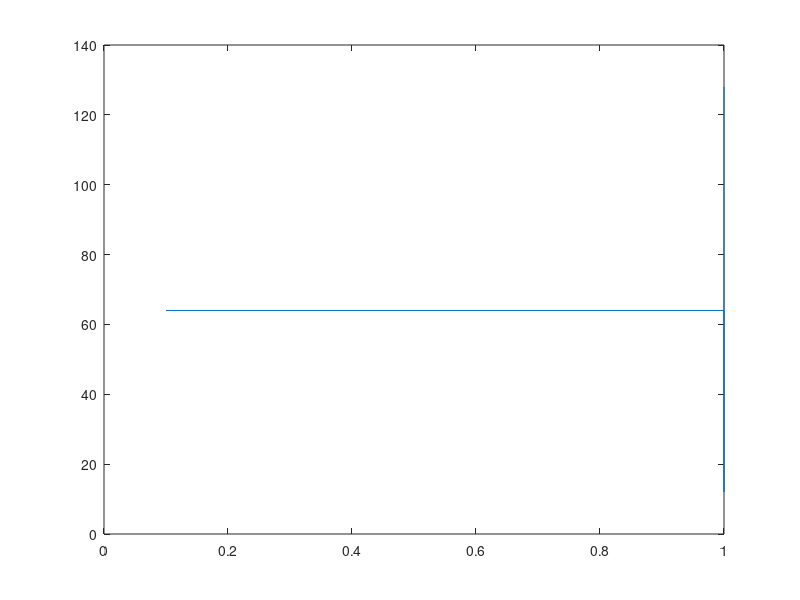

MATLAB code to generate this figure:


X=[ 0.1, 0.2, 0.5, 1.0, 1.0, 1.0, 1.0, 1.0];
Y=[  64,  64,  64,  64,  32,  16,  12, 128];
Z=[ 82.3, 82.95, 84.74, 88.34, 87.6, 71.04, 77.93, 87.54  ];

plot(X,Y);